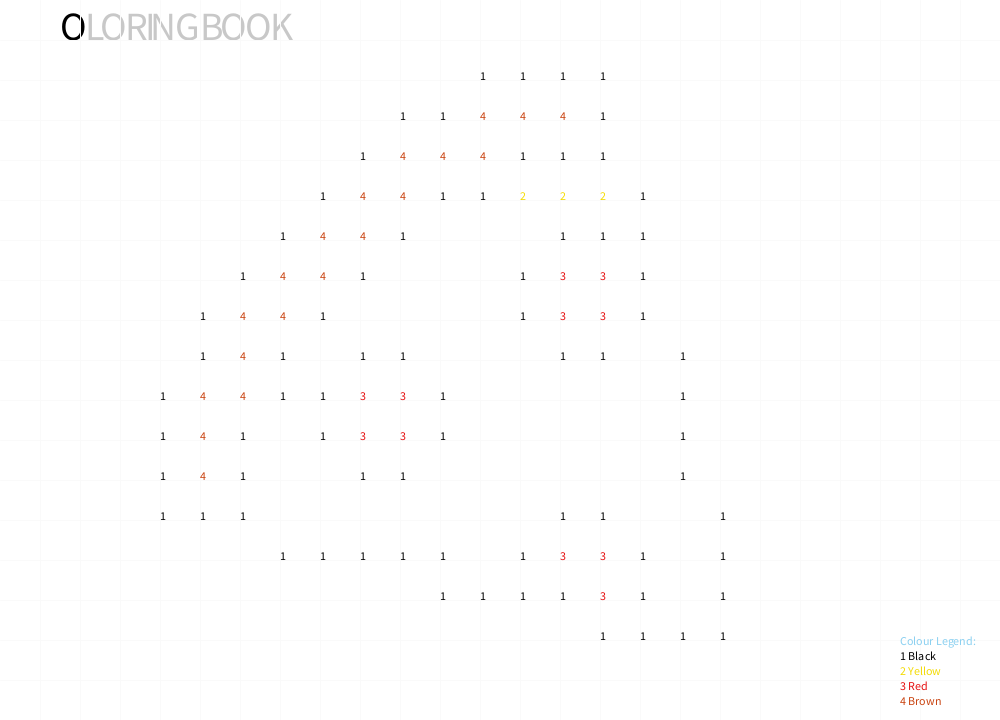
Frame 1 (no input)
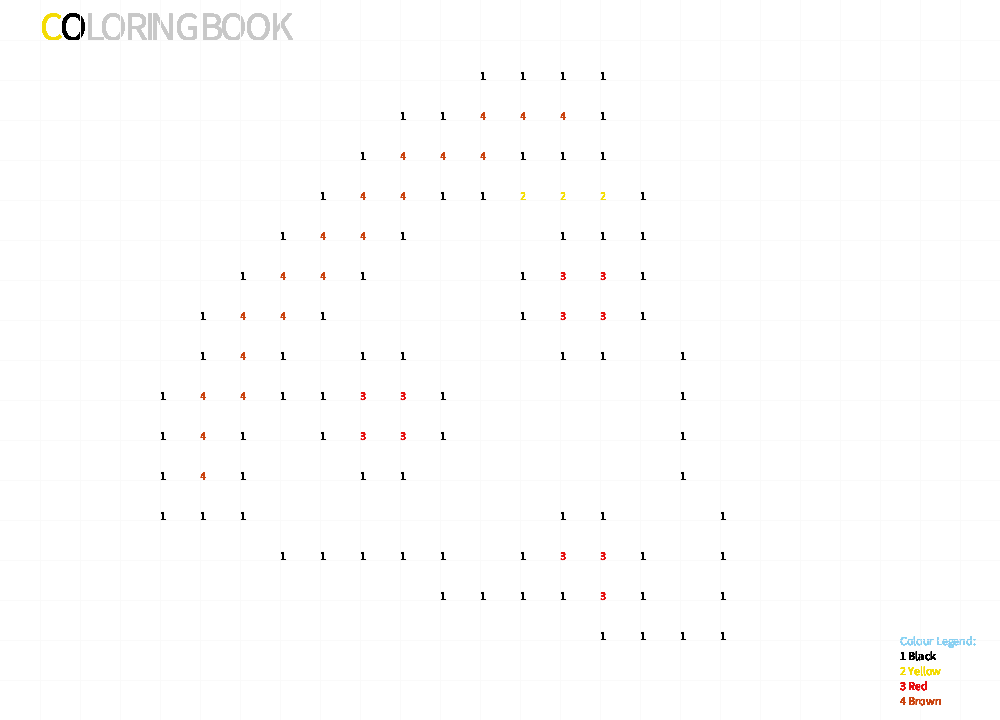
Frame 60 (the mouse pressed at the canvas centre just before this capture)
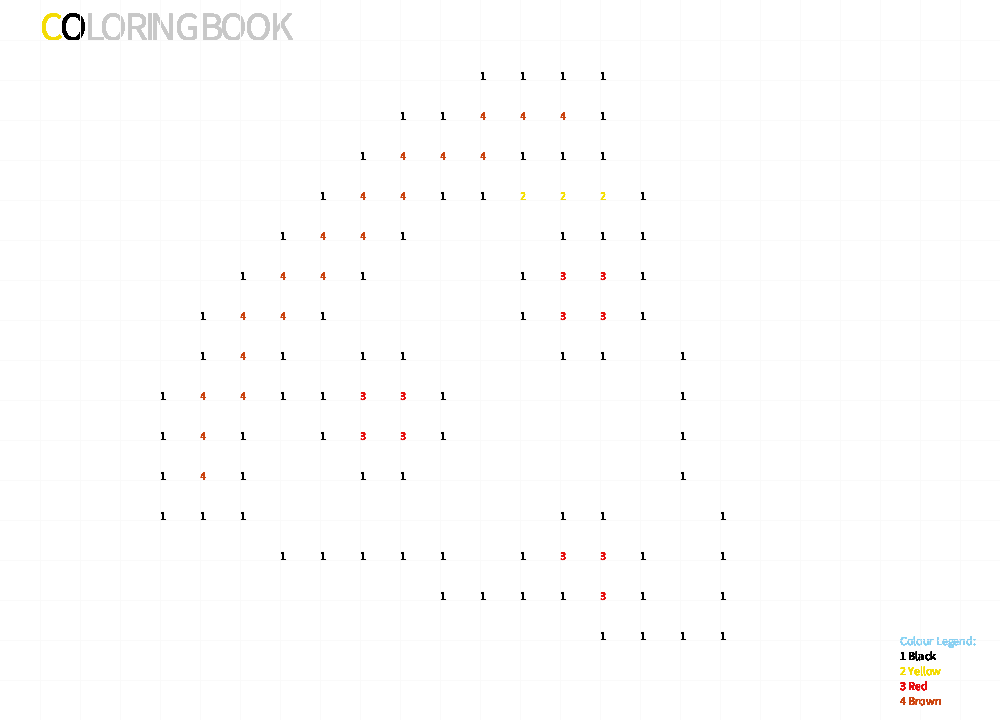
Frame 120 (the mouse held since frame 60 and released just before this capture)

The Processing sketch that drew these frames (run headless with seeded random() and noise(); from frame 60 on, the mouse is pressed at the canvas centre):

// Processing sketch: sketch_220108a
// ── sketch_220108a.pde
//array that correlates to the grid - [x][y]
boolean [][] squares = new boolean [30][30];
color c = 0;

//current colour for clicked squares (we can change it to the other colours later)
color black = color (0);
color pizzaY = color (243,219,5);
color pizzaR = color (229,14,15);
color pizzaB = color (201,67,16);
//color unfilled = color ();

void setup() {
//size of the screen
  size (1000,720);
//background colour
  background (255);
//frameRate(5);
}


void draw() { 
  textSize(40);
  text("C", 40, 40);
  fill(0);
  text("O", 60, 40);
  fill(200);
  text("L", 85, 40);
  fill(200);
  text("O", 100, 40);
  fill(200);
  text("R", 125, 40);
  fill(200);
  text("I", 145, 40);
  fill(200);
  text("N", 150, 40);
  fill(200);
  text("G", 175, 40);
  fill(200);
  text("B", 200, 40);
  fill(200);
  text("O", 220, 40);
  fill(200);
  text("O", 245, 40);
  fill(200);
  text("K", 270, 40);
  fill(200);
  //creates the grid
    int i;
    stroke (250);
    for (i = 40; i<1040; i= i+40) { //sets up the grid
      line (i, 0, i, 1000); //1000 correlates to the size of the screen
      line (0, i, 1000, i);
    }
    textSize(12);
    fill (137, 207, 240);
    text ("Colour Legend: ",900,645);
    fill(black);
    text ("1 Black", 900, 660);
    fill(pizzaY);
    text ("2 Yellow",900, 675);
    fill(pizzaR);
    text ("3 Red", 900, 690);
    fill(pizzaB);
    text ("4 Brown",900, 705);
    
//numbers - black
fill (0);
for(i=480; i<640; i = i + 40) {
text ("1", i, 80);
  }
for (i=400; i<480; i=i+40) {
  text ("1", i, 120);
}
text("1", 600, 120);
text("1", 360, 160);
for (i=520; i<640; i=i+40) {
  text("1", i, 160);
}
text("1", 320, 200);
text("1", 440, 200);
text("1", 480, 200); 
text("1", 640, 200);
text("1", 280, 240);
text("1", 400, 240);
for (i=560; i<680; i= i+40) {
  text("1", i, 240);
}
text("1", 240, 280); 
text("1", 360, 280);
text("1", 520, 280);
text("1", 640, 280);
text("1", 200, 320);
text("1", 320, 320);
text("1", 520, 320);
text("1", 640, 320);
text("1", 200, 360); 
text("1", 280, 360);
text("1", 360, 360);
text("1", 400, 360);
text("1", 560, 360);
text("1", 600, 360);
text("1", 680, 360);
text("1", 160, 400);
text("1", 280, 400);
text("1", 320, 400);
text("1", 440, 400);
text("1", 680, 400);
text("1", 160, 440);
text("1", 240, 440);
text("1", 320, 440);
text("1", 440, 440);
text("1", 680, 440);
text("1", 160, 480);
text("1", 240, 480);
text("1", 360, 480);
text("1", 400, 480);
text("1", 680, 480);
for (i=160; i<280; i = i+40) {
  text("1", i, 520);
}
text("1", 560, 520);
text("1", 600, 520);
text("1", 720, 520);
for (i=280; i<480; i=i+40) {
  text("1", i, 560);
}
text("1", 520, 560);
text("1", 640, 560);
text("1", 720, 560);
for (i=440; i<600; i=i+40) {
  text("1", i, 600);
}
text("1", 640, 600);
text("1", 720, 600);
for (i=600; i<760; i=i+40) {
  text("1", i, 640);
}
fill(pizzaB);
for(i=480; i<600; i = i+40) {
text ("4", i, 120);
  }
for (i=400; i<520; i=i+40) {
  text("4", i, 160);
}
for (i = 360; i<440; i+=40) {
text("4",i,200);
}
for (i=320; i<380; i= i+40) {
  text("4", i, 240);
}
for (i=280; i<360; i= i+40) {
  text("4", i, 280);
}
for (i=200; i<240; i = i+40) {
  text("4", i, 480);
}
for (i=200; i<240; i = i+40) {
  text("4", i, 440);
}
for (i=200; i<280; i = i+40) {
  text("4", i, 400);
}
for (i=240; i<280; i = i+40) {
  text("4", i, 360);
}
for (i=240; i<320; i = i+40) {
  text("4", i, 320);
}

//numbers - red
fill(pizzaR);
for (i=560; i<640; i=i+40) {
  text("3", i, 280);
  text("3", i, 320);
}
for (i=360; i<440; i=i+40) {
  text("3", i, 400);
  text("3", i, 440);
}
for (i=560; i<640; i=i+40) {
  text("3", i, 560);
}
text("3", 600, 600);

//numbers - yellow
fill(pizzaY);
for (i=520; i<640; i=i+40) {
  text("2", i, 200);
}
}

void mouseClicked() {

//bunch of math stuff that shifts the mouse over by the size of the boxes in the grid
int remainderX = mouseX%40; 
int remainderY = mouseY%40;
int xMouse = (mouseX - remainderX)/40;
int yMouse = (mouseY - remainderY)/40;

if (squares[xMouse][yMouse] == false) { //if the coordinates have been clicked
  fill (c);
  square(mouseX - remainderX, mouseY - remainderY, 40); //draws a square overtop of the
  // grid with specific colour
  squares[xMouse][yMouse] = true; //sets the boolean array to true
} 
//code to let them unfill a square
else if (squares[xMouse][yMouse] == true) {
  fill (255);
  square(mouseX - remainderX, mouseY - remainderY, 40);
  squares[xMouse][yMouse] = false;
}
    }
void keyPressed(){
 if (key == '1') {
  c = black;
 } else if (key == '2') {
  c = pizzaY; 
 } else if (key == '3') {
  c = pizzaR; 
 } else if (key == '4') {
  c = pizzaB; 
 }
}
